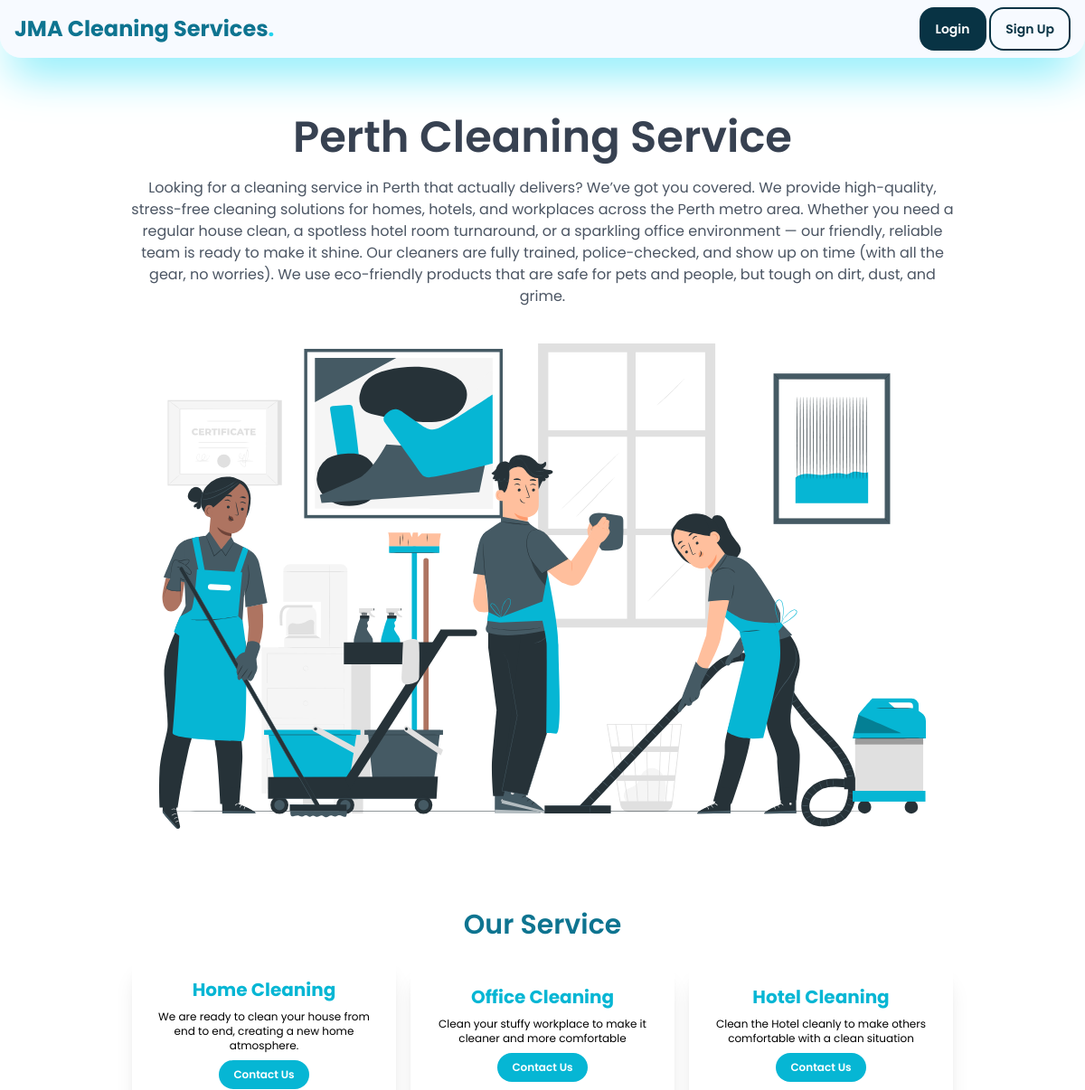
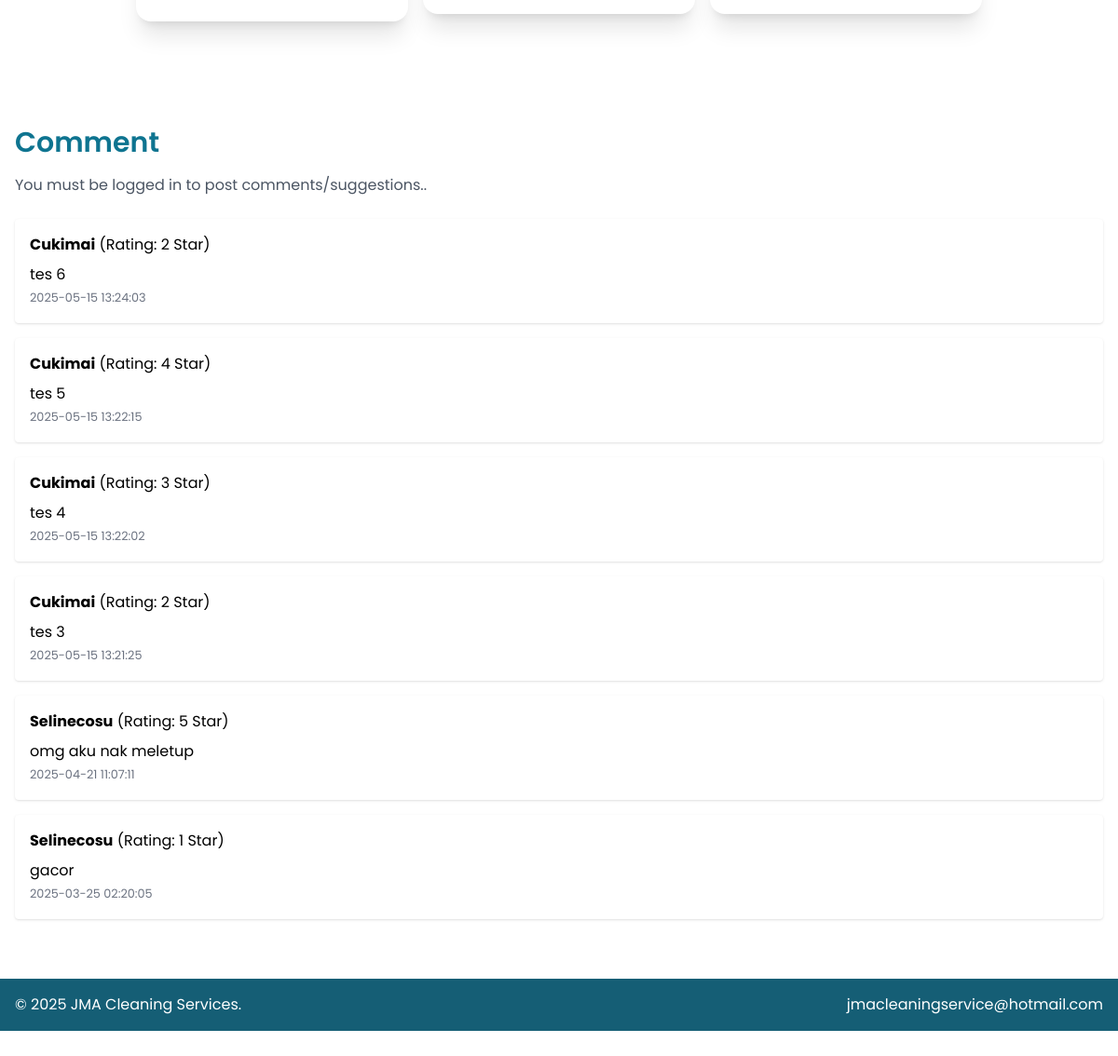
The page / on the database its author committed (2 pictures, top to bottom).
### tables this page shows
CREATE TABLE `comments` (
  `id` int(11) NOT NULL,
  `user_id` int(11) NOT NULL,
  `username` varchar(50) NOT NULL,
  `comment` text NOT NULL,
  `rating` int(11) NOT NULL,
  `created_at` timestamp NOT NULL DEFAULT current_timestamp()
);

### index.php (the view, shortened to what this page needs)
<?php
include('db.php');
?>
<!DOCTYPE html>
<html lang="en">
<head>
  <link rel="stylesheet" href="src/output.css" />
  <script src="https://cdn.tailwindcss.com"></script>
</head>
<body class="bg-blue-30 min-h-screen">
  <nav class="w-full bg-blue-50 bg-opacity-50 backdrop-blur-md fixed z-50 flex justify-between p-2 md:p-4 items-center top-0 shadow-cyan-300 shadow-2xl rounded-b-3xl">
    <div class="font-bold md:text-2xl text-lg">
      <span class="text-cyan-700">JMA Cleaning Services</span><span class="text-cyan-400">.</span>
    </div>
    <div class="text-sm text-cyan-950 ">
      <?php if (isset($_SESSION['user'])): ?>
        <span class="hidden md:inline-block">Welcome, <?php echo htmlspecialchars($_SESSION['user']['username']); ?>!</span>
        <a href="logout.php" class="font-bold hover:underline ml-2 p-3 hover:text-red-600">Logout</a>
      <?php else: ?>
        <a href="login.php" class="border-2 border-transparent bg-cyan-950 p-2 px-3 md:p-3 md:px-4 text-white hover:bg-cyan-800 rounded-2xl font-semibold">Login</a>
        <a href="signup.php" class="border-2 border-cyan-950 p-2 px-3 md:p-3 md:px-4 hover:border-cyan-500 rounded-2xl hover:text-cyan-500 font-semibold">Sign Up</a>
      <?php endif; ?>
    </div>
  </nav>
  <main class="mt-20 px-4 w-full">
    <section class="text-center py-12 w-full">
      <h1 class="font-semibold text-gray-700 text-2xl md:text-4xl lg:text-5xl">Perth Cleaning Service<br>
      </h1>
      <p class="text-gray-600 mt-2 md:px-26 px-6 lg:px-32 md:text-base text-xs md:mt-5">Looking for a cleaning service in Perth that actually delivers? We’ve got you covered. We provide high-quality, stress-free cleaning solutions for homes, hotels, and workplaces across the Perth metro area. Whether you need a regular house clean, a spotless hotel room turnaround, or a sparkling office environment — our friendly, reliable team is ready to make it shine. Our cleaners are fully trained, police-checked, and show up on time (with all the gear, no worries). We use eco-friendly products that are safe for pets and people, but tough on dirt, dust, and grime.</p>
      <div class="w-full px-5 py-6 md:py-10 md:px-20 lg:px-40 flex justify-center items-center">
        <img src="assets/7426287.svg" alt="cleaner-image" class="">
      </div>
    </section>
    <section class="justify-center w-full">
      <h2 class="text-xl md:text-2xl lg:text-3xl font-semibold text-cyan-700 mb-4 w-full text-center">Our Service</h2>
      <div class="flex-col flex md:flex-row gap-4 justify-center w-full items-center">
        <div class=" p-6 shadow-xl rounded-2xl w-4/5 lg:w-1/4">
          <div class="font-bold text-cyan-500 text-center text-xl">
            Home Cleaning
          </div>
          <div class="font-normal text-xs text-black text-center my-2">
          We are ready to clean your house from end to end, creating a new home atmosphere.
          </div>
          <div class="text-center">
            <a
              href="https://wa.me/6285945661386"
              target="_blank"
              class="inline-block bg-cyan-500 hover:bg-cyan-600 text-white px-4 py-2 rounded-full text-xs font-semibold transition">
              Contact Us
            </a>
          </div>
        </div>
        <div class=" p-6 shadow-xl rounded-2xl w-4/5 lg:w-1/4">
          <div class="font-bold text-cyan-500 text-center text-xl">
            Office Cleaning
          </div>
          <div class="font-normal text-xs text-black text-center my-2">
          Clean your stuffy workplace to make it cleaner and more comfortable
          </div>
          <div class="text-center">
            <a
              href="https://wa.me/6285945661386"
              target="_blank"
              class="inline-block bg-cyan-500 hover:bg-cyan-600 text-white px-4 py-2 rounded-full text-xs font-semibold transition">
              Contact Us
            </a>
          </div>
        </div>
        <div class=" p-6 shadow-xl rounded-2xl w-4/5 lg:w-1/4">
          <div class="font-bold text-cyan-500 text-center text-xl">
            Hotel Cleaning
          </div>
          <div class="font-normal text-xs text-black text-center my-2">
          Clean the Hotel cleanly to make others comfortable with a clean situation
          </div>
          <div class="text-center">
            <a
              href="https://wa.me/6285945661386"
              target="_blank"
              class="inline-block bg-cyan-500 hover:bg-cyan-600 text-white px-4 py-2 rounded-full text-xs font-semibold transition">
              Contact Us
            </a>
          </div>
        </div>
      </div>
    </section>
    <section class="md:py-8 py-4 mt-20">
      <h2 class="text-xl md:text-2xl lg:text-3xl font-semibold text-cyan-700 mb-4 sm:text-xl">Comment</h2>
      <?php if (isset($_SESSION['user'])): ?>
        <form id="commentForm" method="POST" action="process_comment.php" onsubmit="return validateComment();" class="space-y-4">
          <textarea name="comment" id="comment" class="w-full p-2 border rounded" placeholder="Write your comments..."></textarea>
          <div>
            <label class="block mb-1">Rating:</label>
            <select name="rating" id="rating" class="border p-1 rounded w-full max-w-xs">
              <option value="">Choose </option>
              <option value="1">1 Star</option>
              <option value="2">2 Star</option>
              <option value="3">3 Star</option>
              <option value="4">4 Star</option>
              <option value="5">5 Star</option>
            </select>
          </div>
          <button type="submit" class="bg-cyan-500 hover:bg-cyan-600 text-white px-4 py-2 rounded">Send</button>
        </form>
      <?php else: ?>
        <p class="text-gray-600">You must be logged in to post comments/suggestions..</p>
      <?php endif; ?>
      <div class="mt-6 space-y-4">
        <?php
        $sql = "SELECT * FROM comments ORDER BY created_at DESC";
        $result = $conn->query($sql);
        if ($result && $result->num_rows > 0) {
          while ($row = $result->fetch_assoc()) {
            echo "<div class='bg-white p-4 rounded shadow'>";
            echo "<strong>" . htmlspecialchars($row['username']) . "</strong> ";
            echo "(Rating: " . htmlspecialchars($row['rating']) . " Star)";
            echo "<p class='mt-2'>" . nl2br(htmlspecialchars($row['comment'])) . "</p>";
            echo "<small class='text-gray-500'>" . $row['created_at'] . "</small>";
            echo "</div>";
          }
        } else {
          echo "<p class='text-gray-500'>Belum ada komentar.</p>";
        }
        ?>
      </div>
    </section>
  </main>
  <footer class="bg-cyan-800 text-white p-4 mt-8 flex items-center justify-between md:text-base text-xs">
    <p class="w-full">&copy; 2025 JMA Cleaning Services.</p>
    <div class="md:flex gap-2 text-white hidden">
      <p class="">jmacleaningservice@hotmail.com</p>
    </div>
  </footer>
</body>
</html>

### index.php (style rules this page uses)
body { font-family: 'Poppins', sans-serif; }

### rows shown on the page
comments: username "Cukimai", rating "2", comment "tes 6", created_at "2025-05-15 13:24:03"
comments: username "Cukimai", rating "4", comment "tes 5", created_at "2025-05-15 13:22:15"
comments: username "Cukimai", rating "3", comment "tes 4", created_at "2025-05-15 13:22:02"
comments: username "Cukimai", rating "2", comment "tes 3", created_at "2025-05-15 13:21:25"
comments: username "Selinecosu", rating "5", comment "omg aku nak meletup", created_at "2025-04-21 11:07:11"
comments: username "Selinecosu", rating "1", comment "gacor", created_at "2025-03-25 02:20:05"
